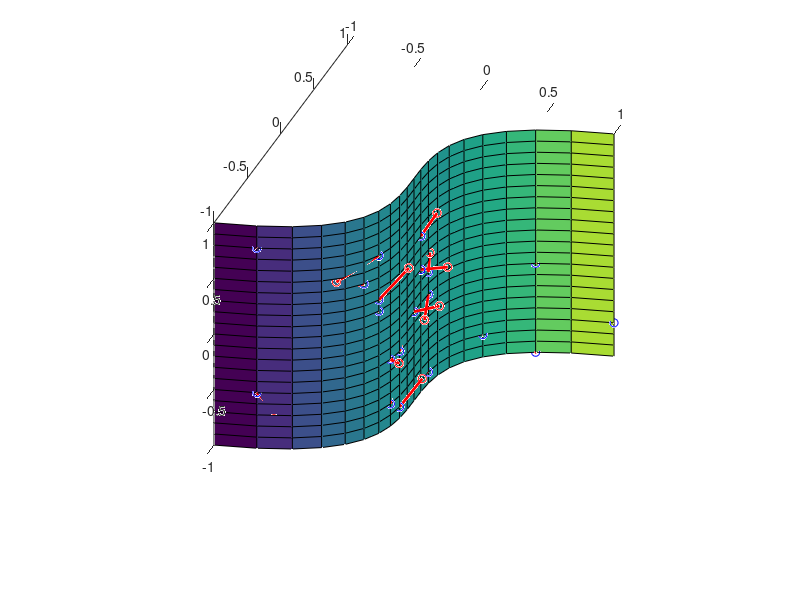
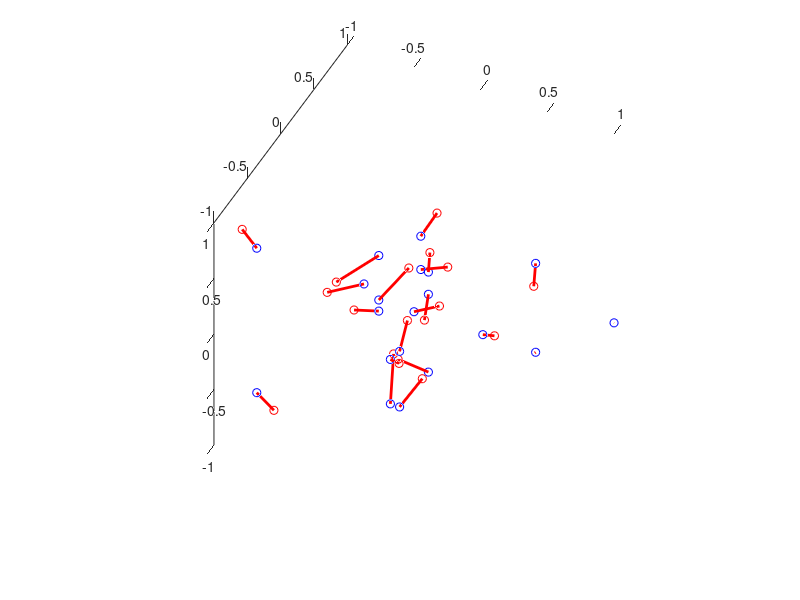

Reproduce these figures in MATLAB, in order. (Note: this script raises an error after producing the figures.)
% Compute TPS interpolation on randomly chosen control points and deform
% the surface with the computed mapping coefficients.

% number of randomly chosen control points
n_control_points = 20;


figure(1); clf; hold on;
axis equal;
axis([-1 1 -1 1 -1 1]);
set(gcf, 'renderer', 'opengl');
set(gca, 'CameraPosition', [-400 400 200]);

[X, Y] = meshgrid(-1:0.1:1, -1:0.1:1);
[h, w] = size(X);
Z = repmat((-1:0.1:1).^(3), [h 1]);


[p,q] = meshgrid(1:h, 1:w);
pairs = [p(:) q(:)];
cpoint_sub = pairs(randperm(h*w, n_control_points),:);

control_points = horzcat( ...
    X(sub2ind(size(X), cpoint_sub(:,1), cpoint_sub(:,2))), ...
    Y(sub2ind(size(X), cpoint_sub(:,1), cpoint_sub(:,2))), ...
    Z(sub2ind(size(X), cpoint_sub(:,1), cpoint_sub(:,2))));

% random displacements for the control points.
displacements = (rand(size(control_points))-0.5)*0.5;

drawPoint3d(control_points, 'color', 'blue');
drawPoint3d(control_points + displacements, 'color', 'red');
drawEdge([control_points control_points+displacements], 'color', 'r', 'linewidth', 2);

surface(X, Y, Z)


figure(2); clf; hold on;
axis equal;
axis([-1 1 -1 1 -1 1]);
set(gcf, 'renderer', 'opengl');
set(gca, 'CameraPosition', [-400 400 200]);

drawPoint3d(control_points, 'color', 'blue');
drawPoint3d(control_points + displacements, 'color', 'red');
drawEdge([control_points control_points+displacements], 'color', 'r', 'linewidth', 2);


[mapping_coeffs, poly_coeffs] = ...
    find_tps_coefficients(control_points, displacements, 0);

[fX, fY, fZ] = deform_surface_tps(X, Y, Z, control_points, mapping_coeffs, poly_coeffs);

surface(fX, fY, fZ);

figure(3); clf; hold on;
axis equal;
axis([-1 1 -1 1 -1 1]);
set(gcf, 'renderer', 'opengl');
set(gca, 'CameraPosition', [-400 400 200]);

drawPoint3d(control_points, 'color', 'blue');
drawPoint3d(control_points + displacements, 'color', 'red');
drawEdge([control_points control_points+displacements], 'color', 'r', 'linewidth', 2);

[mapping_coeffs, poly_coeffs] = ...
    find_tps_coefficients(control_points, displacements, 0.3);

[fX, fY, fZ] = deform_surface_tps(X, Y, Z, control_points, mapping_coeffs, poly_coeffs);

surface(fX, fY, fZ);